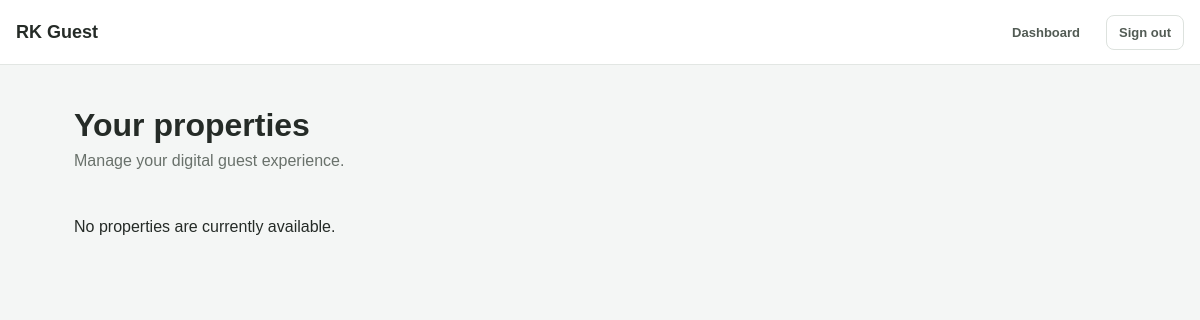
Before: /dashboard/ (signed in) with the older database file.
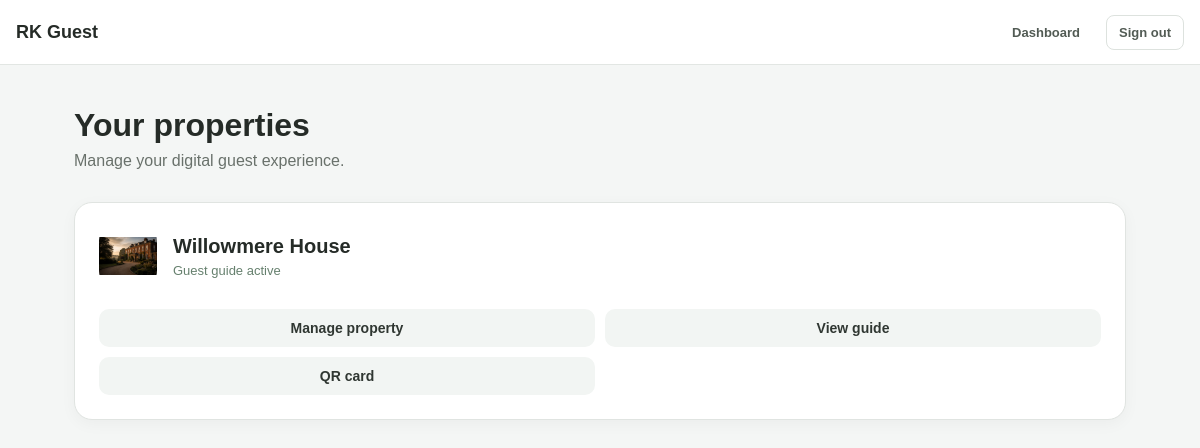
After: the same page with the newer database file.
### properties/models.py (models this page shows, shortened)
class Property(models.Model):
    name = models.CharField(max_length=200)
    slug = models.SlugField(unique=True)
    description = models.TextField(blank=True)
    logo = models.ImageField(
        upload_to="property_logos/",
        blank=True,
        null=True,
    )
    phone = models.CharField(max_length=50, blank=True)
    email = models.EmailField(blank=True)
    website = models.URLField(blank=True)
    address = models.TextField(blank=True)
    primary_colour = models.CharField(
        max_length=7,
        default="#000000",
    )
    is_active = models.BooleanField(default=True)
    created_at = models.DateTimeField(auto_now_add=True)
    updated_at = models.DateTimeField(auto_now=True)

### dashboard/views.py (the view)
# urls.py: 2. Add a URL to urlpatterns:  path('', views.home, name='home')
@login_required
def home(request):
    properties = Property.objects.filter(
        memberships__user=request.user,
        is_active=True,
    ).distinct().order_by("name")
    context = {
        "properties": properties,
    }
    return render(
        request,
        "dashboard/home.html",
        context,
    )

### dashboard/templates/dashboard/home.html (shortened to what this page needs)
{% extends "dashboard/base.html" %}
{% block content %}
<main class="container">
    <h1>Your properties</h1>
    <p class="intro">
        Manage your digital guest experience.
    </p>
    <section class="properties">
        {% for property in properties %}
            <article class="property-card">
                <div class="property-header">
                    <div
                        class="property-logo"
                        style="background-color: {{ property.primary_colour }};"
                    >
                        {% if property.logo %}
                            <img
                                src="{{ property.logo.url }}"
                                alt="{{ property.name }} logo"
                            >
                        {% else %}
                            {{ property.name|slice:":1" }}
                        {% endif %}
                    </div>
                    <div>
                        <h2 class="property-name">
                            {{ property.name }}
                        </h2>
                        <div class="property-status">
                            Guest guide active
                        </div>
                    </div>
                </div>
                <div class="actions">
                    <a
                        class="action"
                        href="{% url 'dashboard:property_manage' property.slug %}"
                    >
                        Manage property
                    </a>
                    <a
                        class="action"
                        href="{% url 'properties:guest_portal' property.slug %}"
                        target="_blank"
                    >
                        View guide
                    </a>
                    <a
                        class="action"
                        href="{% url 'properties:qr_card' property.slug %}"
                        target="_blank"
                    >
                        QR card
                    </a>
                </div>
            </article>
        {% empty %}
            <p>
                No properties are currently available.
            </p>
        {% endfor %}
    </section>
</main>
{% endblock %}

Changed rows visible on the page:
now on this page (row edited): Property: logo (picture), name "Willowmere House"
Other visible differences:
text no longer shown: "No properties are currently available."
